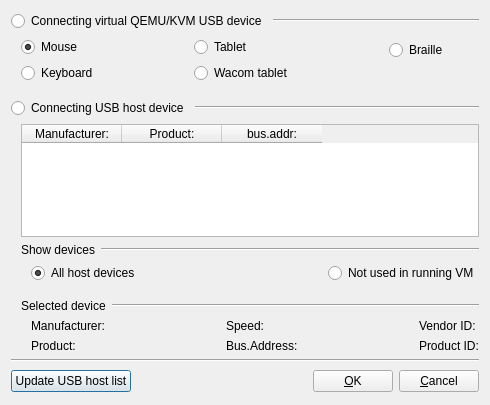
<?xml version="1.0" encoding="UTF-8"?>
<ui version="4.0">
 <class>Add_USB_Port_Window</class>
 <widget class="QDialog" name="Add_USB_Port_Window">
  <property name="geometry">
   <rect>
    <x>0</x>
    <y>0</y>
    <width>490</width>
    <height>405</height>
   </rect>
  </property>
  <property name="windowTitle">
   <string>Adding USB </string>
  </property>
  <property name="windowIcon">
   <iconset resource="images.qrc">
    <normaloff>:/usb.png</normaloff>:/usb.png</iconset>
  </property>
  <layout class="QVBoxLayout" name="verticalLayout_8">
   <item>
    <layout class="QHBoxLayout" name="horizontalLayout_2">
     <item>
      <widget class="QRadioButton" name="RB_QEMU_USB">
       <property name="sizePolicy">
        <sizepolicy hsizetype="Maximum" vsizetype="Fixed">
         <horstretch>0</horstretch>
         <verstretch>0</verstretch>
        </sizepolicy>
       </property>
       <property name="text">
        <string>Connecting virtual QEMU/KVM USB device</string>
       </property>
       <property name="checkable">
        <bool>false</bool>
       </property>
       <property name="checked">
        <bool>false</bool>
       </property>
       <property name="autoExclusive">
        <bool>false</bool>
       </property>
      </widget>
     </item>
     <item>
      <widget class="Line" name="line_3">
       <property name="orientation">
        <enum>Qt::Horizontal</enum>
       </property>
      </widget>
     </item>
    </layout>
   </item>
   <item>
    <widget class="QWidget" name="Widget_QEMU_Devices" native="true">
     <layout class="QHBoxLayout" name="horizontalLayout_5">
      <property name="leftMargin">
       <number>10</number>
      </property>
      <property name="topMargin">
       <number>0</number>
      </property>
      <property name="rightMargin">
       <number>0</number>
      </property>
      <item>
       <layout class="QVBoxLayout" name="verticalLayout">
        <item>
         <widget class="QRadioButton" name="RB_QEMU_Mouse">
          <property name="text">
           <string>Mouse</string>
          </property>
          <property name="checked">
           <bool>true</bool>
          </property>
         </widget>
        </item>
        <item>
         <widget class="QRadioButton" name="RB_QEMU_Keyboard">
          <property name="text">
           <string>Keyboard</string>
          </property>
         </widget>
        </item>
       </layout>
      </item>
      <item>
       <spacer name="horizontalSpacer_4">
        <property name="orientation">
         <enum>Qt::Horizontal</enum>
        </property>
        <property name="sizeHint" stdset="0">
         <size>
          <width>83</width>
          <height>20</height>
         </size>
        </property>
       </spacer>
      </item>
      <item>
       <layout class="QVBoxLayout" name="verticalLayout_2">
        <item>
         <widget class="QRadioButton" name="RB_QEMU_Tablet">
          <property name="text">
           <string>Tablet</string>
          </property>
         </widget>
        </item>
        <item>
         <widget class="QRadioButton" name="RB_QEMU_WacomTablet">
          <property name="text">
           <string>Wacom tablet</string>
          </property>
         </widget>
        </item>
       </layout>
      </item>
      <item>
       <spacer name="horizontalSpacer_5">
        <property name="orientation">
         <enum>Qt::Horizontal</enum>
        </property>
        <property name="sizeHint" stdset="0">
         <size>
          <width>83</width>
          <height>20</height>
         </size>
        </property>
       </spacer>
      </item>
      <item>
       <layout class="QVBoxLayout" name="verticalLayout_3">
        <item>
         <widget class="QRadioButton" name="RB_QEMU_Braille">
          <property name="text">
           <string>Braille</string>
          </property>
         </widget>
        </item>
        <item>
         <spacer name="horizontalSpacer_6">
          <property name="orientation">
           <enum>Qt::Horizontal</enum>
          </property>
          <property name="sizeHint" stdset="0">
           <size>
            <width>40</width>
            <height>20</height>
           </size>
          </property>
         </spacer>
        </item>
       </layout>
      </item>
     </layout>
    </widget>
   </item>
   <item>
    <layout class="QHBoxLayout" name="horizontalLayout_3">
     <item>
      <widget class="QRadioButton" name="RB_Host_USB">
       <property name="sizePolicy">
        <sizepolicy hsizetype="Maximum" vsizetype="Fixed">
         <horstretch>0</horstretch>
         <verstretch>0</verstretch>
        </sizepolicy>
       </property>
       <property name="text">
        <string>Connecting USB host device</string>
       </property>
       <property name="checkable">
        <bool>false</bool>
       </property>
       <property name="autoExclusive">
        <bool>false</bool>
       </property>
      </widget>
     </item>
     <item>
      <widget class="Line" name="line_2">
       <property name="orientation">
        <enum>Qt::Horizontal</enum>
       </property>
      </widget>
     </item>
    </layout>
   </item>
   <item>
    <widget class="QWidget" name="Widget_Host_Devices" native="true">
     <layout class="QVBoxLayout" name="verticalLayout_7">
      <property name="leftMargin">
       <number>10</number>
      </property>
      <property name="topMargin">
       <number>0</number>
      </property>
      <property name="rightMargin">
       <number>0</number>
      </property>
      <property name="bottomMargin">
       <number>0</number>
      </property>
      <item>
       <widget class="QTableWidget" name="Table_Host_USB">
        <property name="editTriggers">
         <set>QAbstractItemView::NoEditTriggers</set>
        </property>
        <property name="selectionMode">
         <enum>QAbstractItemView::SingleSelection</enum>
        </property>
        <property name="selectionBehavior">
         <enum>QAbstractItemView::SelectRows</enum>
        </property>
        <property name="verticalScrollMode">
         <enum>QAbstractItemView::ScrollPerPixel</enum>
        </property>
        <property name="horizontalScrollMode">
         <enum>QAbstractItemView::ScrollPerPixel</enum>
        </property>
        <column>
         <property name="text">
          <string>Manufacturer:</string>
         </property>
        </column>
        <column>
         <property name="text">
          <string>Product:</string>
         </property>
        </column>
        <column>
         <property name="text">
          <string>bus.addr:</string>
         </property>
        </column>
       </widget>
      </item>
      <item>
       <layout class="QHBoxLayout" name="horizontalLayout_6">
        <item>
         <widget class="QLabel" name="label_2">
          <property name="sizePolicy">
           <sizepolicy hsizetype="Maximum" vsizetype="Preferred">
            <horstretch>0</horstretch>
            <verstretch>0</verstretch>
           </sizepolicy>
          </property>
          <property name="text">
           <string>Show devices</string>
          </property>
         </widget>
        </item>
        <item>
         <widget class="Line" name="line_5">
          <property name="orientation">
           <enum>Qt::Horizontal</enum>
          </property>
         </widget>
        </item>
       </layout>
      </item>
      <item>
       <layout class="QHBoxLayout" name="horizontalLayout_7">
        <property name="leftMargin">
         <number>10</number>
        </property>
        <item>
         <widget class="QRadioButton" name="RB_Show_All">
          <property name="text">
           <string>All host devices</string>
          </property>
          <property name="checked">
           <bool>true</bool>
          </property>
         </widget>
        </item>
        <item>
         <spacer name="horizontalSpacer">
          <property name="orientation">
           <enum>Qt::Horizontal</enum>
          </property>
          <property name="sizeHint" stdset="0">
           <size>
            <width>13</width>
            <height>18</height>
           </size>
          </property>
         </spacer>
        </item>
        <item>
         <widget class="QRadioButton" name="RB_Show_Not_Used_Runtime">
          <property name="text">
           <string>Not used in running VM</string>
          </property>
         </widget>
        </item>
       </layout>
      </item>
      <item>
       <spacer name="verticalSpacer">
        <property name="orientation">
         <enum>Qt::Vertical</enum>
        </property>
        <property name="sizeType">
         <enum>QSizePolicy::Fixed</enum>
        </property>
        <property name="sizeHint" stdset="0">
         <size>
          <width>100</width>
          <height>10</height>
         </size>
        </property>
       </spacer>
      </item>
      <item>
       <layout class="QHBoxLayout" name="horizontalLayout_4">
        <item>
         <widget class="QLabel" name="Label_Selected_Device">
          <property name="sizePolicy">
           <sizepolicy hsizetype="Maximum" vsizetype="Preferred">
            <horstretch>0</horstretch>
            <verstretch>0</verstretch>
           </sizepolicy>
          </property>
          <property name="text">
           <string>Selected device</string>
          </property>
         </widget>
        </item>
        <item>
         <widget class="Line" name="line_4">
          <property name="orientation">
           <enum>Qt::Horizontal</enum>
          </property>
         </widget>
        </item>
       </layout>
      </item>
      <item>
       <layout class="QHBoxLayout" name="horizontalLayout_8">
        <property name="leftMargin">
         <number>10</number>
        </property>
        <item>
         <layout class="QVBoxLayout" name="verticalLayout_4">
          <item>
           <widget class="QLabel" name="S_Manufacturer">
            <property name="text">
             <string>Manufacturer:</string>
            </property>
           </widget>
          </item>
          <item>
           <widget class="QLabel" name="S_Product">
            <property name="text">
             <string>Product:</string>
            </property>
           </widget>
          </item>
         </layout>
        </item>
        <item>
         <spacer name="horizontalSpacer_7">
          <property name="orientation">
           <enum>Qt::Horizontal</enum>
          </property>
          <property name="sizeHint" stdset="0">
           <size>
            <width>123</width>
            <height>20</height>
           </size>
          </property>
         </spacer>
        </item>
        <item>
         <layout class="QVBoxLayout" name="verticalLayout_5">
          <item>
           <widget class="QLabel" name="S_Speed">
            <property name="text">
             <string>Speed:</string>
            </property>
           </widget>
          </item>
          <item>
           <widget class="QLabel" name="S_BusAddr">
            <property name="text">
             <string>Bus.Address:</string>
            </property>
           </widget>
          </item>
         </layout>
        </item>
        <item>
         <spacer name="horizontalSpacer_8">
          <property name="orientation">
           <enum>Qt::Horizontal</enum>
          </property>
          <property name="sizeHint" stdset="0">
           <size>
            <width>122</width>
            <height>20</height>
           </size>
          </property>
         </spacer>
        </item>
        <item>
         <layout class="QVBoxLayout" name="verticalLayout_6">
          <item>
           <widget class="QLabel" name="S_Vendor_ID">
            <property name="text">
             <string>Vendor ID:</string>
            </property>
           </widget>
          </item>
          <item>
           <widget class="QLabel" name="S_Product_ID">
            <property name="text">
             <string>Product ID:</string>
            </property>
           </widget>
          </item>
         </layout>
        </item>
       </layout>
      </item>
     </layout>
    </widget>
   </item>
   <item>
    <widget class="Line" name="line">
     <property name="orientation">
      <enum>Qt::Horizontal</enum>
     </property>
    </widget>
   </item>
   <item>
    <layout class="QHBoxLayout" name="horizontalLayout">
     <item>
      <widget class="QPushButton" name="Button_Update_Host_USB">
       <property name="sizePolicy">
        <sizepolicy hsizetype="Maximum" vsizetype="Fixed">
         <horstretch>0</horstretch>
         <verstretch>0</verstretch>
        </sizepolicy>
       </property>
       <property name="text">
        <string>Update USB host list</string>
       </property>
       <property name="icon">
        <iconset resource="images.qrc">
         <normaloff>:/update.png</normaloff>:/update.png</iconset>
       </property>
      </widget>
     </item>
     <item>
      <spacer name="horizontalSpacer_3">
       <property name="orientation">
        <enum>Qt::Horizontal</enum>
       </property>
       <property name="sizeHint" stdset="0">
        <size>
         <width>68</width>
         <height>26</height>
        </size>
       </property>
      </spacer>
     </item>
     <item>
      <widget class="QPushButton" name="Button_OK">
       <property name="text">
        <string>&amp;OK</string>
       </property>
       <property name="icon">
        <iconset resource="images.qrc">
         <normaloff>:/ok.png</normaloff>:/ok.png</iconset>
       </property>
      </widget>
     </item>
     <item>
      <widget class="QPushButton" name="Button_Cancel">
       <property name="text">
        <string>&amp;Cancel</string>
       </property>
       <property name="icon">
        <iconset resource="images.qrc">
         <normaloff>:/cancel.png</normaloff>:/cancel.png</iconset>
       </property>
      </widget>
     </item>
    </layout>
   </item>
  </layout>
 </widget>
 <tabstops>
  <tabstop>RB_QEMU_USB</tabstop>
  <tabstop>RB_QEMU_Mouse</tabstop>
  <tabstop>RB_QEMU_Keyboard</tabstop>
  <tabstop>RB_QEMU_Tablet</tabstop>
  <tabstop>RB_QEMU_WacomTablet</tabstop>
  <tabstop>RB_QEMU_Braille</tabstop>
  <tabstop>RB_Host_USB</tabstop>
  <tabstop>Table_Host_USB</tabstop>
  <tabstop>RB_Show_All</tabstop>
  <tabstop>RB_Show_Not_Used_Runtime</tabstop>
  <tabstop>Button_Update_Host_USB</tabstop>
  <tabstop>Button_OK</tabstop>
  <tabstop>Button_Cancel</tabstop>
 </tabstops>
 <resources>
  <include location="images.qrc"/>
 </resources>
 <connections>
  <connection>
   <sender>Button_Cancel</sender>
   <signal>clicked()</signal>
   <receiver>Add_USB_Port_Window</receiver>
   <slot>reject()</slot>
   <hints>
    <hint type="sourcelabel">
     <x>466</x>
     <y>381</y>
    </hint>
    <hint type="destinationlabel">
     <x>496</x>
     <y>328</y>
    </hint>
   </hints>
  </connection>
  <connection>
   <sender>Button_OK</sender>
   <signal>clicked()</signal>
   <receiver>Add_USB_Port_Window</receiver>
   <slot>accept()</slot>
   <hints>
    <hint type="sourcelabel">
     <x>364</x>
     <y>386</y>
    </hint>
    <hint type="destinationlabel">
     <x>273</x>
     <y>377</y>
    </hint>
   </hints>
  </connection>
 </connections>
</ui>
